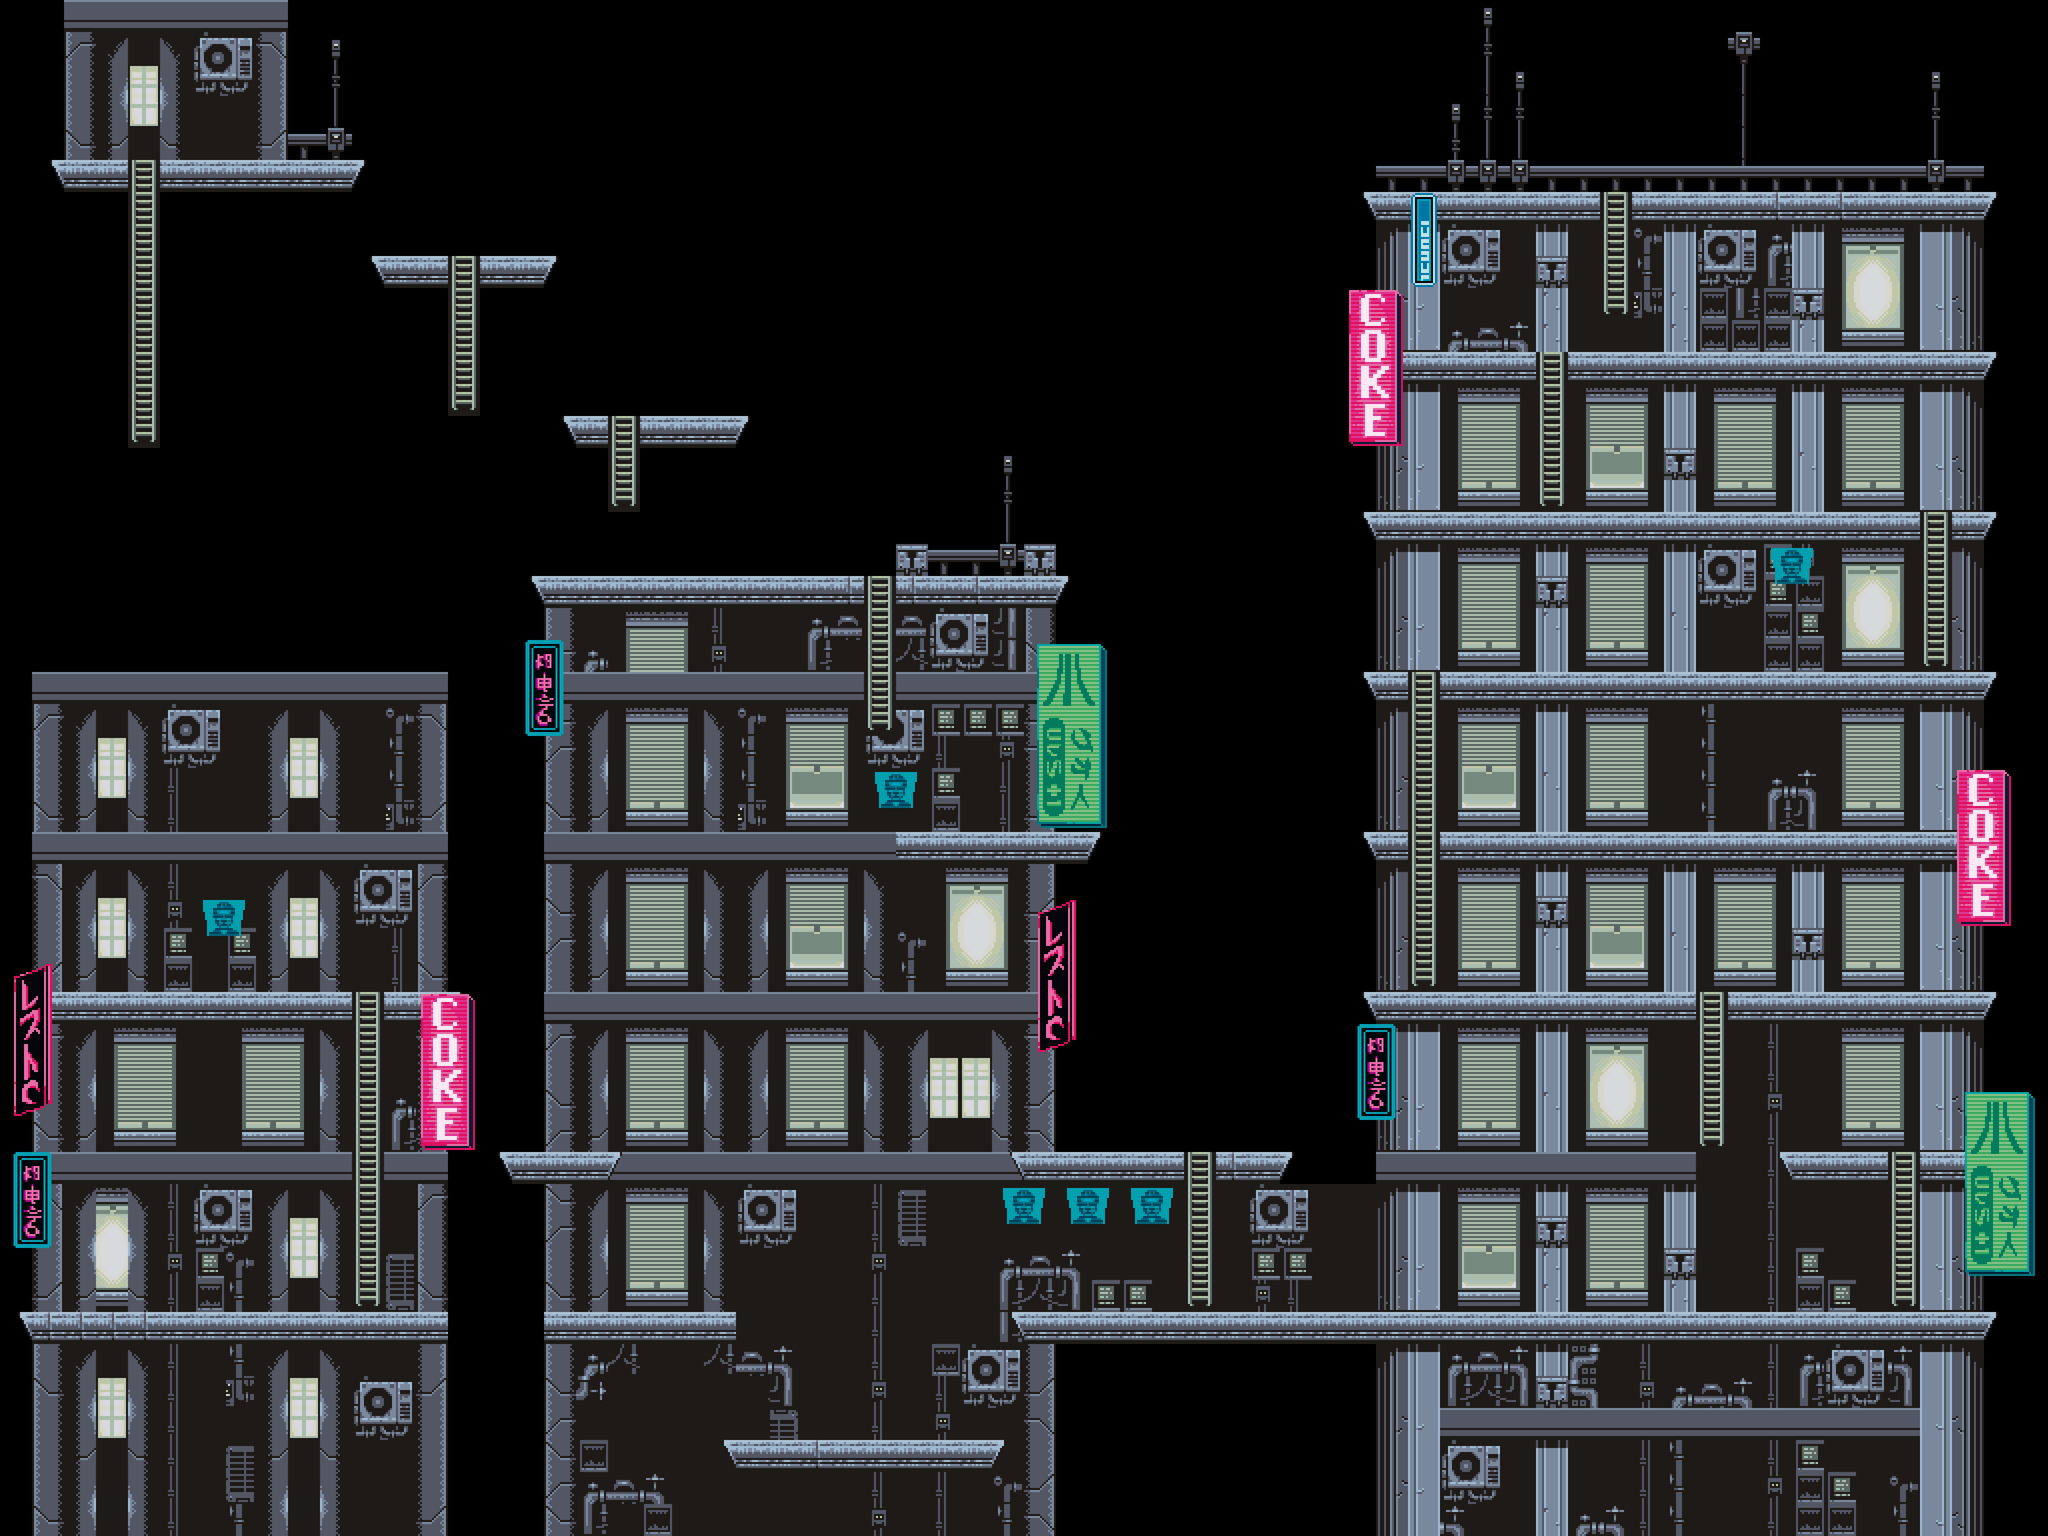

This game map was drawn from its Tiled (.tmx) file and the tilesets committed beside it. A one-line description and the trimmed map source follow:
An orthogonal 64x48 tile map with 64x64 px tiles, 5 tile layers (Buildings, Floor, StairsTiles, Enviroment, ...), 3 tilesets and 61 objects.

<map version="1.2" tiledversion="1.2.2" orientation="orthogonal" renderorder="right-down" width="64" height="48" tilewidth="64" tileheight="64" infinite="0" nextlayerid="16" nextobjectid="85">
 <tileset firstgid="1" name="cd-grey-tilesheet-64x64" tilewidth="64" tileheight="64" tilecount="130" columns="13">
  <image source="../tilesets/cd-grey-tilesheet-64x64.png" width="832" height="640" />
 </tileset>
 <tileset firstgid="131" name="cd-enviroment-tilesheet-2" tilewidth="64" tileheight="64" tilecount="256" columns="16">
  <image source="../tilesets/enviroment/cd-enviroment-tilesheet-2.png" width="1024" height="1024" />
  <tile id="0">
   <animation>
    <frame tileid="0" duration="250" />
    <frame tileid="3" duration="250" />
    <frame tileid="6" duration="250" />
    <frame tileid="9" duration="250" />
   </animation>
  </tile>
  <tile id="1">
   <animation>
    <frame tileid="1" duration="250" />
    <frame tileid="4" duration="250" />
    <frame tileid="7" duration="250" />
    <frame tileid="10" duration="250" />
   </animation>
  </tile>
  <tile id="2">
   <animation>
    <frame tileid="2" duration="250" />
    <frame tileid="5" duration="250" />
    <frame tileid="8" duration="250" />
    <frame tileid="11" duration="250" />
   </animation>
  </tile>
  <tile id="12">
   <animation>
    <frame tileid="12" duration="200" />
    <frame tileid="14" duration="200" />
    <frame tileid="60" duration="200" />
    <frame tileid="62" duration="200" />
   </animation>
  </tile>
  <tile id="13">
   <animation>
    <frame tileid="13" duration="200" />
    <frame tileid="15" duration="200" />
    <frame tileid="61" duration="200" />
    <frame tileid="63" duration="200" />
   </animation>
  </tile>
  <tile id="16">
   <animation>
    <frame tileid="16" duration="250" />
    <frame tileid="19" duration="250" />
    <frame tileid="22" duration="250" />
    <frame tileid="25" duration="250" />
   </animation>
  </tile>
  <tile id="17">
   <animation>
    <frame tileid="17" duration="250" />
    <frame tileid="20" duration="250" />
    <frame tileid="23" duration="250" />
    <frame tileid="26" duration="250" />
   </animation>
  </tile>
  <tile id="18">
   <animation>
    <frame tileid="18" duration="250" />
    <frame tileid="21" duration="250" />
    <frame tileid="24" duration="250" />
    <frame tileid="27" duration="250" />
   </animation>
  </tile>
  <tile id="28">
   <animation>
    <frame tileid="28" duration="200" />
    <frame tileid="30" duration="200" />
    <frame tileid="76" duration="200" />
    <frame tileid="78" duration="200" />
   </animation>
  </tile>
  <tile id="29">
   <animation>
    <frame tileid="29" duration="200" />
    <frame tileid="31" duration="200" />
    <frame tileid="77" duration="200" />
    <frame tileid="79" duration="200" />
   </animation>
  </tile>
  <tile id="32">
   <animation>
    <frame tileid="32" duration="250" />
    <frame tileid="35" duration="250" />
    <frame tileid="38" duration="250" />
    <frame tileid="41" duration="250" />
   </animation>
  </tile>
  <tile id="33">
   <animation>
    <frame tileid="33" duration="250" />
    <frame tileid="36" duration="250" />
    <frame tileid="39" duration="250" />
    <frame tileid="42" duration="250" />
   </animation>
  </tile>
  <tile id="34">
   <animation>
    <frame tileid="34" duration="250" />
    <frame tileid="37" duration="250" />
    <frame tileid="40" duration="250" />
    <frame tileid="43" duration="250" />
   </animation>
  </tile>
  <tile id="44">
   <animation>
    <frame tileid="44" duration="200" />
    <frame tileid="46" duration="200" />
    <frame tileid="92" duration="200" />
    <frame tileid="94" duration="200" />
   </animation>
  </tile>
  <tile id="45">
   <animation>
    <frame tileid="45" duration="200" />
    <frame tileid="47" duration="200" />
    <frame tileid="93" duration="200" />
    <frame tileid="95" duration="200" />
   </animation>
  </tile>
  <tile id="48">
   <animation>
    <frame tileid="48" duration="250" />
    <frame tileid="51" duration="250" />
    <frame tileid="54" duration="250" />
    <frame tileid="57" duration="250" />
   </animation>
  </tile>
  <tile id="49">
   <animation>
    <frame tileid="49" duration="250" />
    <frame tileid="52" duration="250" />
    <frame tileid="55" duration="250" />
    <frame tileid="58" duration="250" />
   </animation>
  </tile>
  <tile id="50">
   <animation>
    <frame tileid="50" duration="250" />
    <frame tileid="53" duration="250" />
    <frame tileid="56" duration="250" />
    <frame tileid="59" duration="250" />
   </animation>
  </tile>
  <tile id="64">
   <animation>
    <frame tileid="64" duration="250" />
    <frame tileid="67" duration="250" />
    <frame tileid="70" duration="250" />
    <frame tileid="73" duration="250" />
   </animation>
  </tile>
  <tile id="65">
   <animation>
    <frame tileid="65" duration="250" />
    <frame tileid="68" duration="250" />
    <frame tileid="71" duration="250" />
    <frame tileid="74" duration="250" />
   </animation>
  </tile>
  <tile id="66">
   <animation>
    <frame tileid="66" duration="250" />
    <frame tileid="69" duration="250" />
    <frame tileid="72" duration="250" />
    <frame tileid="75" duration="250" />
   </animation>
  </tile>
  <tile id="80">
   <animation>
    <frame tileid="80" duration="250" />
    <frame tileid="83" duration="250" />
    <frame tileid="86" duration="250" />
    <frame tileid="89" duration="250" />
   </animation>
  </tile>
  <tile id="81">
   <animation>
    <frame tileid="81" duration="250" />
    <frame tileid="84" duration="250" />
    <frame tileid="87" duration="250" />
    <frame tileid="90" duration="250" />
   </animation>
  </tile>
  <tile id="82">
   <animation>
    <frame tileid="82" duration="250" />
    <frame tileid="85" duration="250" />
    <frame tileid="88" duration="250" />
    <frame tileid="91" duration="250" />
   </animation>
  </tile>
  <tile id="96">
   <animation>
    <frame tileid="96" duration="300" />
    <frame tileid="98" duration="300" />
    <frame tileid="100" duration="300" />
   </animation>
  </tile>
  <tile id="97">
   <animation>
    <frame tileid="97" duration="300" />
    <frame tileid="99" duration="300" />
    <frame tileid="101" duration="300" />
   </animation>
  </tile>
  <tile id="102">
   <animation>
    <frame tileid="102" duration="200" />
    <frame tileid="103" duration="200" />
    <frame tileid="104" duration="200" />
    <frame tileid="105" duration="200" />
   </animation>
  </tile>
  <tile id="112">
   <animation>
    <frame tileid="112" duration="300" />
    <frame tileid="114" duration="300" />
    <frame tileid="116" duration="300" />
   </animation>
  </tile>
  <tile id="113">
   <animation>
    <frame tileid="113" duration="300" />
    <frame tileid="115" duration="300" />
    <frame tileid="117" duration="300" />
   </animation>
  </tile>
  <tile id="118">
   <animation>
    <frame tileid="118" duration="200" />
    <frame tileid="119" duration="200" />
    <frame tileid="120" duration="200" />
    <frame tileid="121" duration="200" />
   </animation>
  </tile>
  <tile id="128">
   <animation>
    <frame tileid="128" duration="300" />
    <frame tileid="130" duration="300" />
    <frame tileid="132" duration="300" />
   </animation>
  </tile>
  <tile id="129">
   <animation>
    <frame tileid="129" duration="300" />
    <frame tileid="131" duration="300" />
    <frame tileid="133" duration="300" />
   </animation>
  </tile>
  <tile id="134">
   <animation>
    <frame tileid="134" duration="200" />
    <frame tileid="135" duration="200" />
    <frame tileid="136" duration="200" />
    <frame tileid="137" duration="200" />
   </animation>
  </tile>
  <tile id="144">
   <animation>
    <frame tileid="144" duration="300" />
    <frame tileid="146" duration="300" />
    <frame tileid="148" duration="300" />
   </animation>
  </tile>
  <tile id="145">
   <animation>
    <frame tileid="145" duration="300" />
    <frame tileid="147" duration="300" />
    <frame tileid="149" duration="300" />
   </animation>
  </tile>
  <tile id="150">
   <animation>
    <frame tileid="150" duration="200" />
    <frame tileid="152" duration="200" />
    <frame tileid="154" duration="200" />
    <frame tileid="156" duration="200" />
   </animation>
  </tile>
  <tile id="151">
   <animation>
    <frame tileid="151" duration="200" />
    <frame tileid="153" duration="200" />
    <frame tileid="155" duration="200" />
    <frame tileid="157" duration="200" />
   </animation>
  </tile>
  <tile id="160">
   <animation>
    <frame tileid="160" duration="300" />
    <frame tileid="162" duration="300" />
    <frame tileid="164" duration="300" />
   </animation>
  </tile>
  <tile id="161">
   <animation>
    <frame tileid="161" duration="300" />
    <frame tileid="163" duration="300" />
    <frame tileid="165" duration="300" />
   </animation>
  </tile>
  <tile id="166">
   <animation>
    <frame tileid="166" duration="200" />
    <frame tileid="168" duration="200" />
    <frame tileid="170" duration="200" />
    <frame tileid="172" duration="200" />
   </animation>
  </tile>
  <tile id="167">
   <animation>
    <frame tileid="167" duration="200" />
    <frame tileid="169" duration="200" />
    <frame tileid="171" duration="200" />
    <frame tileid="173" duration="200" />
   </animation>
  </tile>
  <tile id="176">
   <animation>
    <frame tileid="176" duration="200" />
    <frame tileid="178" duration="200" />
    <frame tileid="180" duration="200" />
    <frame tileid="208" duration="200" />
   </animation>
  </tile>
  <tile id="177">
   <animation>
    <frame tileid="177" duration="200" />
    <frame tileid="179" duration="200" />
    <frame tileid="181" duration="200" />
    <frame tileid="209" duration="200" />
   </animation>
  </tile>
  <tile id="182">
   <animation>
    <frame tileid="182" duration="200" />
    <frame tileid="184" duration="200" />
    <frame tileid="186" duration="200" />
    <frame tileid="188" duration="200" />
   </animation>
  </tile>
  <tile id="183">
   <animation>
    <frame tileid="183" duration="200" />
    <frame tileid="185" duration="200" />
    <frame tileid="187" duration="200" />
    <frame tileid="189" duration="200" />
   </animation>
  </tile>
  <tile id="192">
   <animation>
    <frame tileid="192" duration="200" />
    <frame tileid="194" duration="200" />
    <frame tileid="196" duration="200" />
    <frame tileid="224" duration="200" />
   </animation>
  </tile>
  <tile id="193">
   <animation>
    <frame tileid="193" duration="200" />
    <frame tileid="195" duration="200" />
    <frame tileid="197" duration="200" />
    <frame tileid="225" duration="200" />
   </animation>
  </tile>
  <tile id="198">
   <animation>
    <frame tileid="198" duration="200" />
    <frame tileid="200" duration="200" />
    <frame tileid="202" duration="200" />
    <frame tileid="204" duration="200" />
   </animation>
  </tile>
  <tile id="199">
   <animation>
    <frame tileid="199" duration="200" />
    <frame tileid="201" duration="200" />
    <frame tileid="203" duration="200" />
    <frame tileid="205" duration="200" />
   </animation>
  </tile>
  <tile id="214">
   <animation>
    <frame tileid="214" duration="200" />
    <frame tileid="216" duration="200" />
    <frame tileid="218" duration="200" />
    <frame tileid="220" duration="200" />
   </animation>
  </tile>
  <tile id="215">
   <animation>
    <frame tileid="215" duration="200" />
    <frame tileid="217" duration="200" />
    <frame tileid="219" duration="200" />
    <frame tileid="221" duration="200" />
   </animation>
  </tile>
 </tileset>
 <tileset firstgid="387" name="Box" tilewidth="64" tileheight="64" tilecount="4" columns="2">
  <image source="../Items/Box.png" width="128" height="128" />
 </tileset>
 <layer id="7" name="Buildings" width="64" height="48">
  <data>[3072 cells, 1547 non-empty, 105 distinct tile ids]</data>
 </layer>
 <layer id="8" name="Floor" width="64" height="48">
  <data>[3072 cells, 304 non-empty, 10 distinct tile ids]</data>
 </layer>
 <layer id="10" name="StairsTiles" width="64" height="48">
  <data>[3072 cells, 76 non-empty, 5 distinct tile ids]</data>
 </layer>
 <objectgroup id="11" name="Stairs">
  <object id="33" x="704" y="1984" width="64" height="640" />
  <object id="34" x="2368" y="2304" width="64" height="320" />
  <object id="35" x="2816" y="1344" width="64" height="640" />
  <object id="36" x="3392" y="1984" width="64" height="320" />
  <object id="37" x="3776" y="2304" width="64" height="320" />
  <object id="38" x="3840" y="1024" width="64" height="320" />
  <object id="39" x="3072" y="704" width="64" height="320" />
  <object id="40" x="3200" y="384" width="64" height="256" />
  <object id="62" x="1728" y="1152" width="64" height="320" />
  <object id="72" x="256" y="320" width="64" height="576" />
  <object id="73" x="896" y="512" width="64" height="320" />
  <object id="74" x="1216" y="832" width="64" height="192" />
 </objectgroup>
 <layer id="9" name="Enviroment" width="64" height="48">
  <data>[3072 cells, 131 non-empty, 51 distinct tile ids]</data>
 </layer>
 <objectgroup id="5" name="Collisions">
  <object id="1" x="0" y="2624" width="896" height="64" />
  <object id="4" x="1088" y="2624" width="384" height="64" />
  <object id="5" x="960" y="2304" width="320" height="64" />
  <object id="6" x="768" y="1984" width="192" height="64" />
  <object id="7" x="0" y="1984" width="704" height="64" />
  <object id="8" x="1984" y="2624" width="2048" height="64" />
  <object id="9" x="3584" y="2304" width="192" height="64" />
  <object id="10" x="3520" y="2304" width="64" height="64" />
  <object id="11" x="3840" y="2304" width="192" height="64" />
  <object id="12" x="3456" y="1984" width="576" height="64" />
  <object id="13" x="2688" y="1984" width="704" height="64" />
  <object id="15" x="2688" y="1664" width="128" height="64" />
  <object id="16" x="2688" y="1344" width="128" height="64" />
  <object id="18" x="2688" y="1024" width="1152" height="64" />
  <object id="19" x="2880" y="1344" width="1152" height="64" />
  <object id="20" x="2880" y="1664" width="1152" height="64" />
  <object id="21" x="3904" y="1024" width="128" height="64" />
  <object id="22" x="3136" y="704" width="896" height="64" />
  <object id="23" x="2688" y="704" width="384" height="64" />
  <object id="24" x="2688" y="384" width="512" height="64" />
  <object id="28" x="3264" y="384" width="768" height="64" />
  <object id="29" x="2432" y="2304" width="192" height="64" />
  <object id="30" x="1984" y="2304" width="384" height="64" />
  <object id="31" x="1024" y="1152" width="704" height="64" />
  <object id="44" x="1408" y="2880" width="640" height="64" />
  <object id="60" x="1792" y="1664" width="448" height="64" />
  <object id="63" x="1792" y="1152" width="384" height="64" />
  <object id="66" x="1280" y="832" width="256" height="64" />
  <object id="67" x="1088" y="832" width="128" height="64" />
  <object id="68" x="960" y="512" width="192" height="64" />
  <object id="69" x="704" y="512" width="192" height="64" />
  <object id="70" x="320" y="320" width="448" height="64" />
  <object id="71" x="64" y="320" width="192" height="64" />
 </objectgroup>
 <objectgroup id="15" name="Enemies">
  <object id="76" x="1152" y="2496" width="128" height="128" />
  <object id="79" x="2176" y="2176" width="128" height="128" />
  <object id="84" x="1088" y="1024" width="128" height="128" />
 </objectgroup>
 <objectgroup id="14" name="Turrets" locked="1">
  <object id="46" x="2624" y="2496" width="128" height="128" />
  <object id="47" x="3712" y="1856" width="128" height="128" />
  <object id="48" x="3136" y="1536" width="128" height="128" />
  <object id="51" x="1344" y="1024" width="128" height="128" />
  <object id="52" x="192" y="1856" width="128" height="128" />
  <object id="57" x="3264" y="896" width="128" height="128" />
 </objectgroup>
 <objectgroup id="12" name="Boxes">
  <object id="41" x="1088" y="2176" width="128" height="128" />
  <object id="54" x="3200" y="1216" width="128" height="128" />
  <object id="55" x="3200" y="1088" width="128" height="128" />
  <object id="58" x="3584" y="896" width="128" height="128" />
  <object id="61" x="1856" y="1536" width="128" height="128" />
  <object id="64" x="1536" y="1024" width="128" height="128" />
  <object id="65" x="768" y="384" width="128" height="128" />
 </objectgroup>
 <layer id="13" name="BoxesTiles" width="64" height="48">
  <data>[3072 cells, 0 non-empty, 0 distinct tile ids]</data>
 </layer>
</map>
